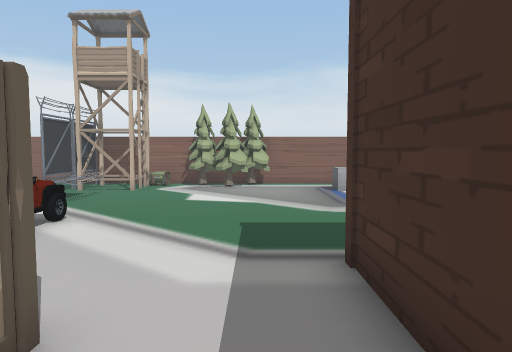
view 1 (above)

24 first-person views from a walk through a 3-D level made in the Unity game engine. The camera is 1.5 m above the floor, tilts 4° down and sees 70° across. The floor is counted in squares, 1 m on a side. Each view is taken from the middle of a square. On the plan, view 1 faces up. The plan holds only what a view shows up to about 16 squares ahead; the rest is blank. The place goes on beyond the plan. The player character is not drawn. Door leaves are left out, so doorways stand open.

view 2
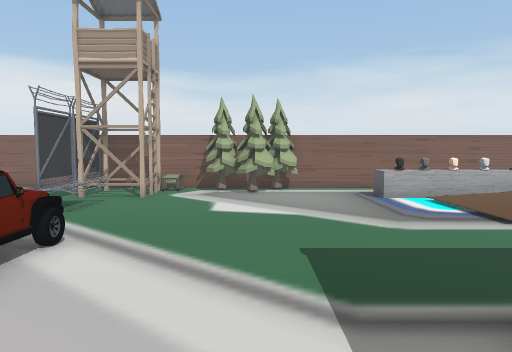

view 3
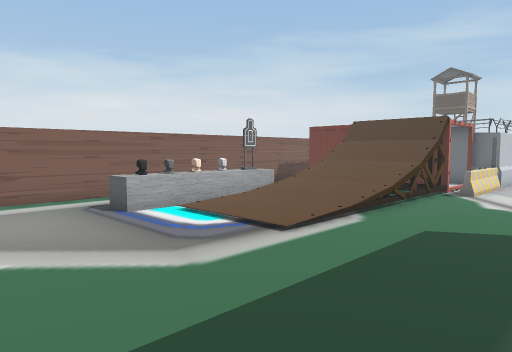

view 4
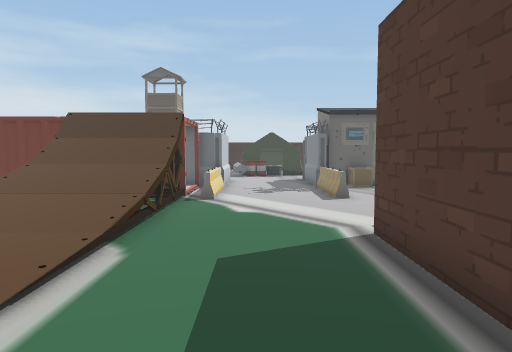

view 5
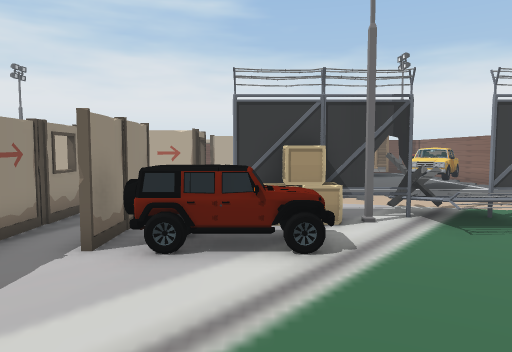

view 6
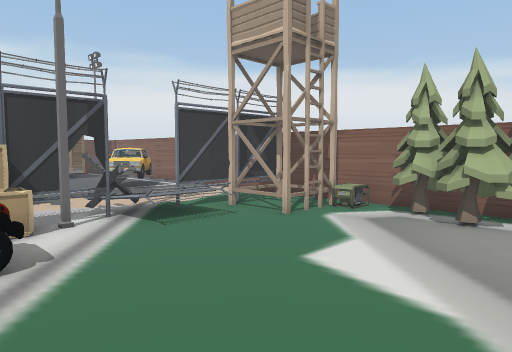

view 7
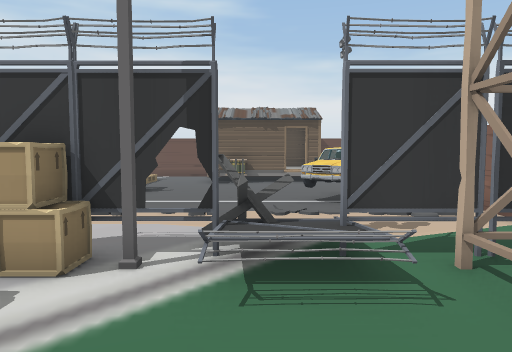

view 8
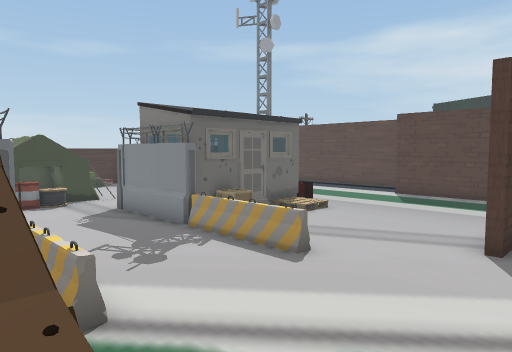

view 9
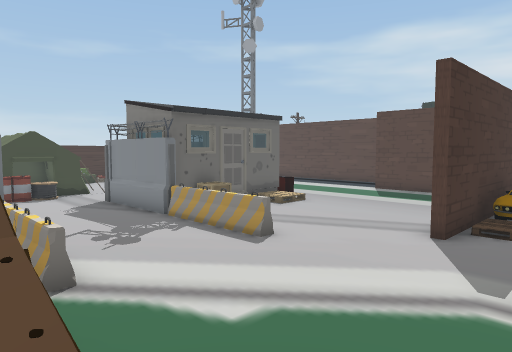

view 10
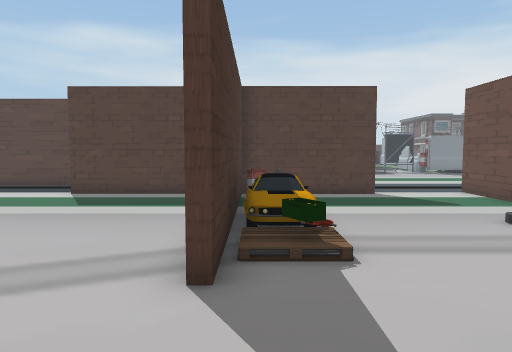

view 11
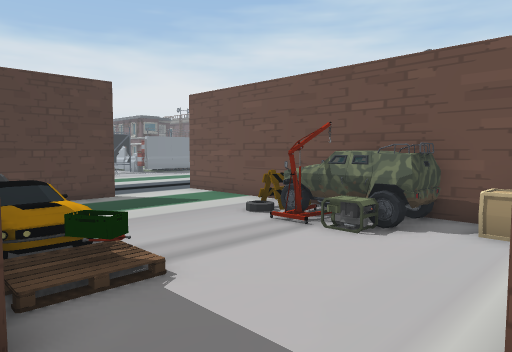

view 12
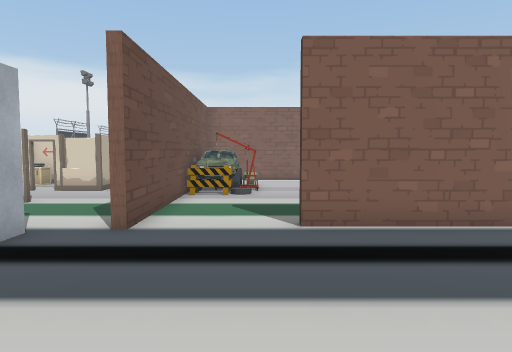

view 13
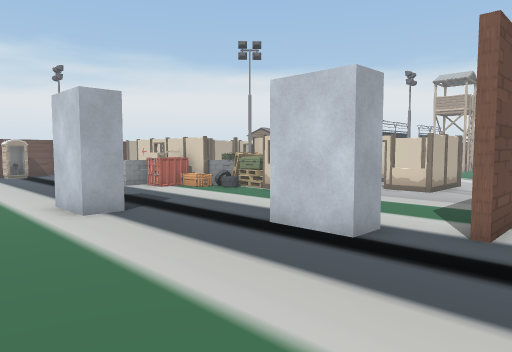

view 14
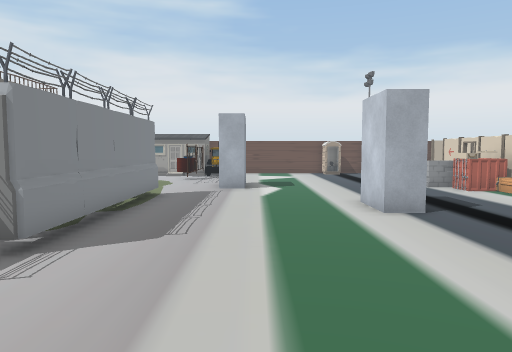

view 15
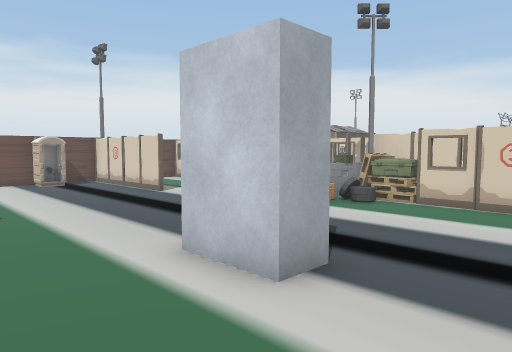

view 16
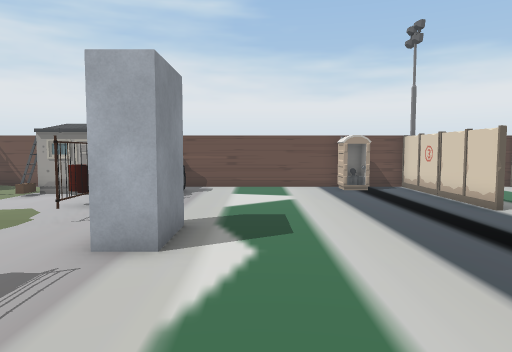

view 17
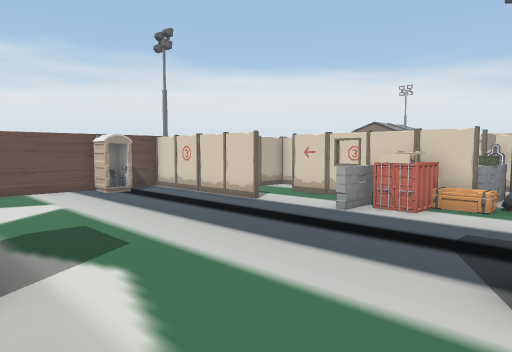

view 18
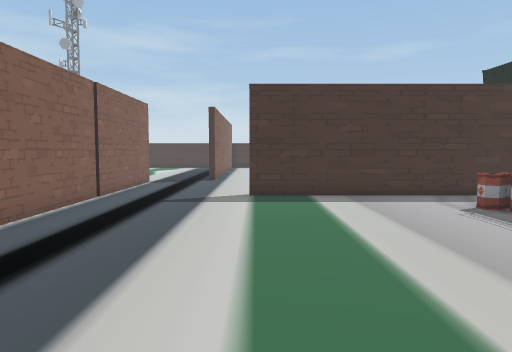

view 19
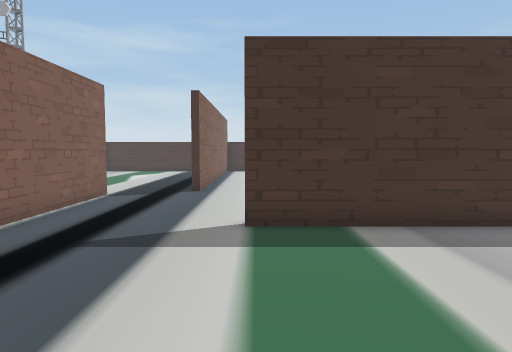

view 20
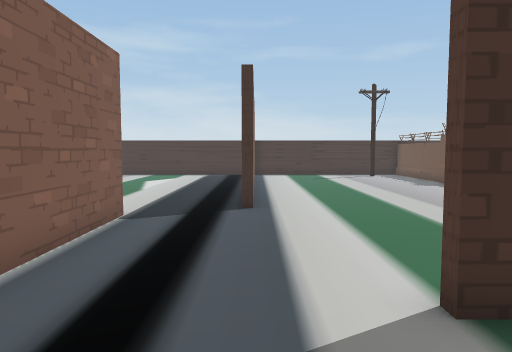

view 21
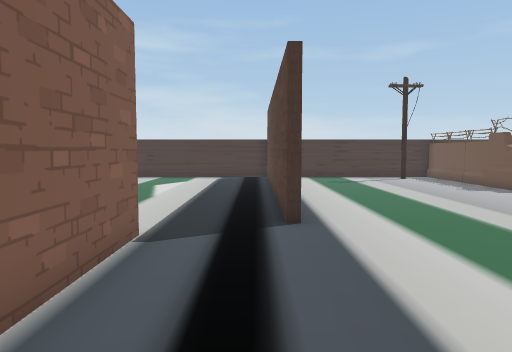

view 22
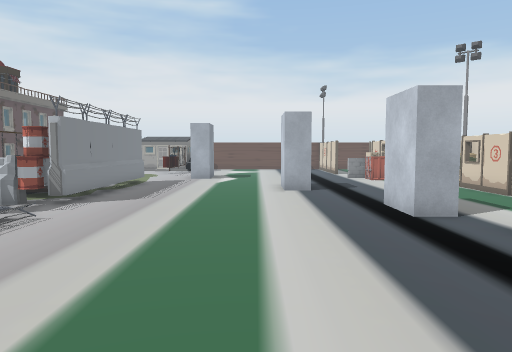

view 23
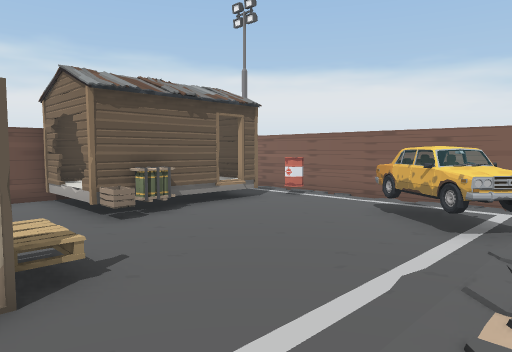

view 24
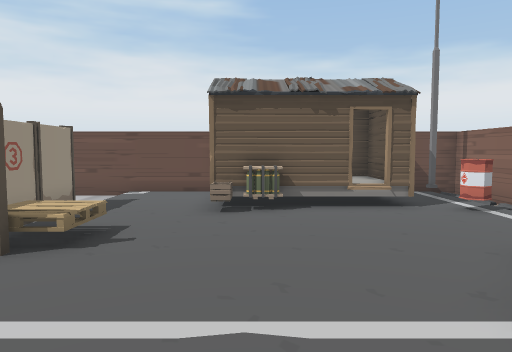

### Floor plan
Key: @ floor where view 1 was taken; # wall or solid block; x gap in a wall; . main floor; : floor 0.25 m higher than the main floor; + floor 0.5 m higher than the main floor; * floor 0.75 m higher than the main floor; % floor 2.5 m higher than the main floor; / step, stairs or slope; D open door; = window, fence, low wall or low ledge; ^ raised ledge; v drop or lower ground; O other object.
Columns run from 21 left of view 1 to 20 right of it. Each row starts with its distance up from view 1.
 17 ################################
 16 #.............OOO^OOOO....
 15 ##:OO:::O:....O.O..OOO...         D
 14 ####:::OOO....OOO.......^^^^^=    #
 13 #**x::::OOO...O...........///=x///%
 12  **x:::::O:..#O+O.........::://////
 11  **#::::::...=++O.........::://////
 10 #**#^::::://.#O...........:::////// .#
  9 #x:#O:::::/...O...............=vv#OOO#
  8 #:::::::::....OOOO...................###
  7 #:::::OO::    OOOO........................
  6 #/// /O#/  .  #.OO........................
  5 #. #####  ##  ##OO.....######.............
  4 #          #   .......#OO........OOOO#####
  3            #  =##  #..#O.............OO
  2            #   OO  #. #OO......#.....OO
  1            #    .  #. #OOO...=/#......O
  0                 #.##.@#OOO...//#...../O
 -1                  .....#OO....Ov#....//OOO
 -2 #     x#   ## #   ....#OO....Ov ......O
 -3 #  #.      ##O##=##...#......Ov .......
 -4    #..#######O..##....#......=# .......
 -5    ......=xO..........#...... O .......
 -6     .....=O...........#...... O ..........
 -7 ######................#...###########.....
 -8 #..................OOO....................
 -9 #D........................................
-10 ##...........  O......................####
-11 #............OOO..........................
-12 #..............................#..........
-13 #..............................# .........
-14 #..............................#   .......
-15 #.......OOO....................#     .....
-16 # O     .......................#       ...
-17      OOO....#######....   .....#

Positions as (right, up) in squares from view 1, and headings:
1: (0, 0), facing up
2: (-1, 2), facing up
3: (-1, 5), facing up-right
4: (1, 7), facing right
5: (1, 7), facing left
6: (1, 7), facing up-left
7: (-2, 11), facing left
8: (8, 10), facing down-right
9: (7, 10), facing down-right
10: (9, 6), facing down
11: (10, 5), facing down-left
12: (4, -14), facing up
13: (3, -14), facing up-left
14: (3, -14), facing left
15: (-3, -14), facing up-left
16: (-6, -13), facing left
17: (-7, -15), facing up-left
18: (-2, -12), facing right
19: (3, -12), facing right
20: (7, -10), facing right
21: (9, -9), facing right
22: (8, -12), facing left
23: (-10, 6), facing up-left
24: (-9, 10), facing left
